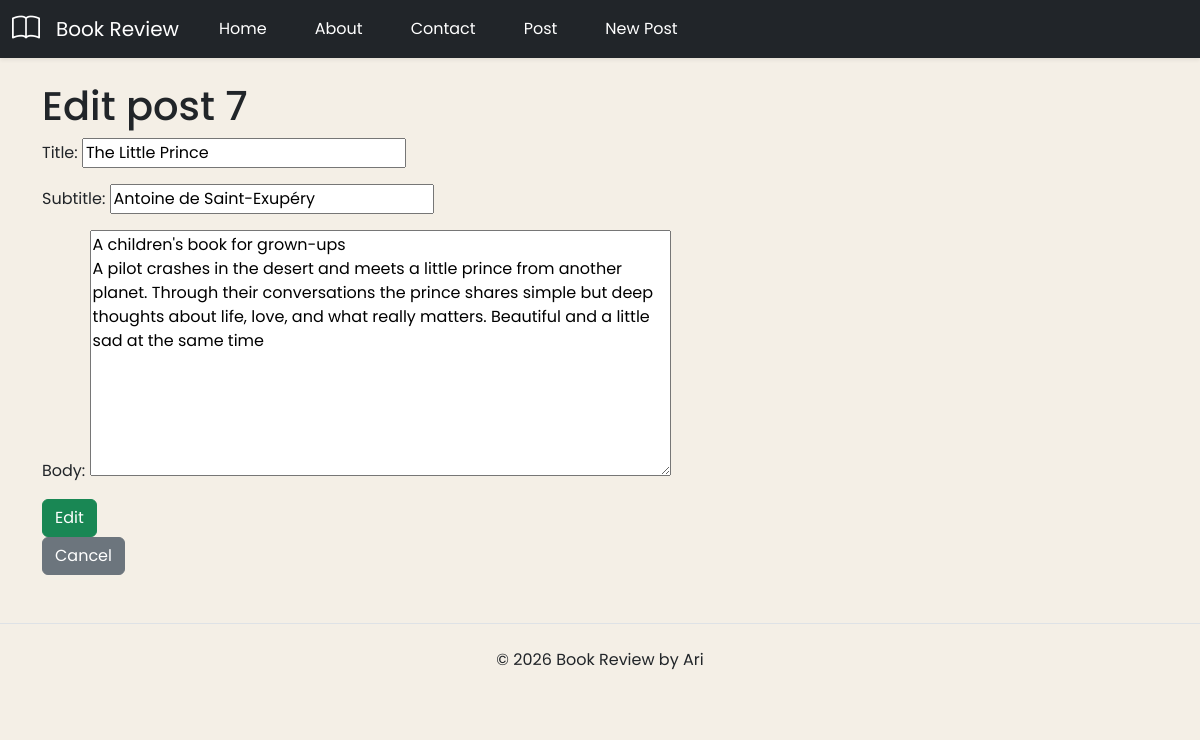
The page /post/edit/7/ on the database its author committed.
### posts/models.py (models this page shows, shortened)
class Post(models.Model):
    title = models.CharField(max_length=100) #string
    subtitle = models.CharField(max_length=100) #string
    body = models.TextField() #string
    created_on = models.DateTimeField(auto_now_add=True) #datetime
    author = models.ForeignKey(
        get_user_model(),
        on_delete=models.CASCADE,
    )#string / object

### posts/views.py (the view)
# urls.py: path("edit/<int:pk>/", PostUpdateView.as_view(), name="post_edit"),
class PostUpdateView(UpdateView): #POST request -> alter an existing object / filled form
    template_name = "edit.html"
    model = Post
    fields = ["title", "subtitle", "body"]

### templates/edit.html (shortened to what this page needs)
{% extends 'base.html' %}
{% load static %}
{% block css %}
    <link rel="stylesheet" href="{% static 'css/list.css' %}">
{% endblock %}
{% block content %}
    <h1>Edit post {{ post.id }}</h1>
    <form method="post">
        {{ form.as_p }}
        <input type="submit" value="Edit" class="btn btn-success">
    </form>
    <a href="{% url 'post_detail' post.id %}" class="btn btn-secondary">Cancel</a>
{% endblock content %}

### static/css/list.css (style rules this page uses)
body { background-color: #f4efe6; font-family: 'Poppins', sans-serif; }

### rows shown on the page
Post: id "7", title "The Little Prince", subtitle "Antoine de Saint-Exupéry", body "A children's book for grown-ups A pilot crashes in the desert and meets a little prince from another planet. Through their conversations the prince shares simple but deep thoughts about life, love, and what really matters. Beautiful and a little sad at the same time"
